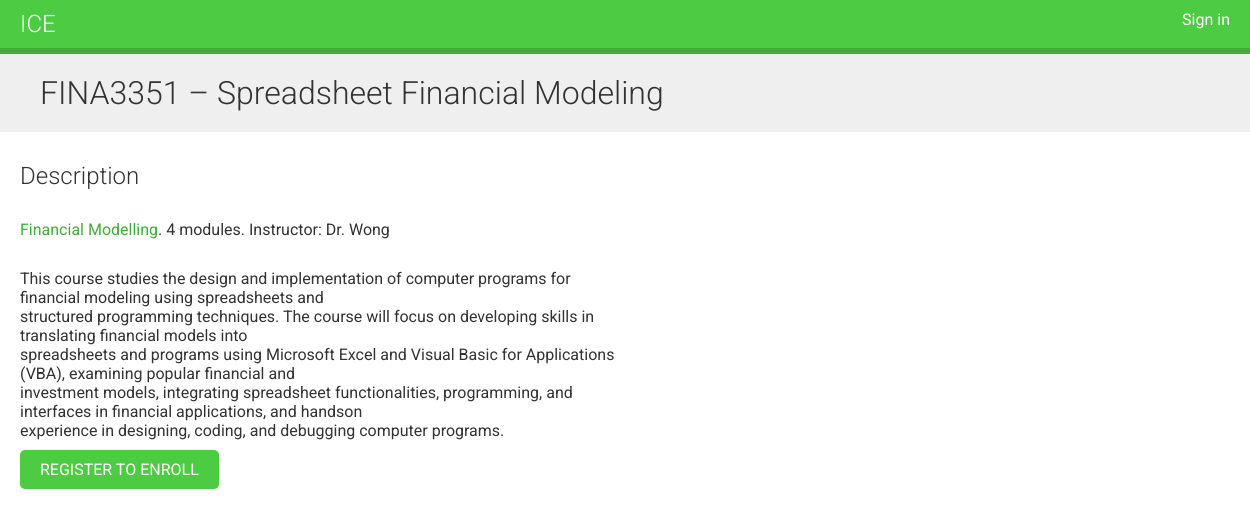
Page /course/fina3351/ on the committed database.
### courses/models.py (models this page shows, shortened)
class Course(models.Model):
    owner = models.ForeignKey(User,
                              related_name= 'courses_create_time',
                              on_delete = models.CASCADE)
    category = models.ForeignKey(Category, related_name='courses',on_delete = models.CASCADE)
    title = models.CharField(max_length = 200)
    slug = models.SlugField(max_length=200, unique = True)
    description = models.TextField()
    create_time = models.DateTimeField(auto_now_add=True)
    students = models.ManyToManyField(User,
                                     related_name='courses_joined',
                                     blank = True)
    class Meta:
        ordering = ['create_time']

class Category(models.Model):
    title = models.CharField(max_length=200)
    slug = models.SlugField(max_length=200, unique =True)
    class Meta:
        ordering = ['title']

### courses/views.py (the view)
class CourseDetailView(DetailView):
    model = Course
    template_name = 'courses/course/detail.html'
    def get_context_data(self, **kwargs):
        context = super(CourseDetailView,self).get_context_data(**kwargs)
        context['enroll_form'] = CourseEnrollForm(initial={'course':self.object})
        return context

### courses/templates/courses/course/detail.html (shortened to what this page needs)
{% extends "base.html" %}
{% block content %}
    {% with category=course.category %}
        <h1>
            {{ object.title }}
        </h1>
        <div class="module">
            <h2>Description</h2>
            <p>
                <a href="{% url "course_list_category" category.slug %}">{{ category.title }}</a>.
                {{ course.modules.count }} modules.
                Instructor: {{ course.owner.get_full_name }}
            </p>
            {{ object.description|linebreaks }}
            {% if request.user.is_authenticated %}
                <form action="{% url "student_enroll_course" %}" method="post">
                    {{ enroll_form }}
                    {% csrf_token %}
                    <input type="submit" class="button" value="Enroll now">
                </form>
            {% else %}
                <a href="{% url "student_registration" %}" class="button">
                    Register to enroll
                </a>
            {% endif %}
        </div>
    {% endwith %}
{% endblock %}

### courses/static/css/base.css (style rules this page uses)
body { margin:0; font-family:'Roboto', sans-serif; font-weight:400; color:#333; }
a { color:#3fad37; text-decoration:none; }
h1, h2, h3, h4, h5, h6 { font-family:'Roboto', sans-serif; font-weight:300; }
h1 { background:#efefef; width:100%; overflow:auto; padding:20px 0 20px 40px; margin:0; }
.module { padding:10px 20px; float:left; width:600px; }
.module p { margin:10px 0 20px; width:100%; float:left; }
input[type=submit], a.button { border-radius:5px; background:#4dcc43; color:#fff; font-size:16px; text-transform:uppercase; border:none; padding:10px 20px; margin:20px 0; }

### rows in the picture
Course: title "FINA3351 – Spreadsheet Financial Modeling", modules.count "4", owner.get_full_name "Dr. Wong", description "This course studies the design and implementation of computer programs for financial modeling using spreadsheets and structured programming techniques. The course will focus on developing skills in translating financial models into spreadsheets and programs using Microsoft Excel and Visual Basic for Applications (VBA), examining popular financial and investment models, integrating spreadsheet functionalities, programming, and interfaces in financial applications, and handson experience in designing, coding, and debugging computer programs."
Category: title "Financial Modelling"
